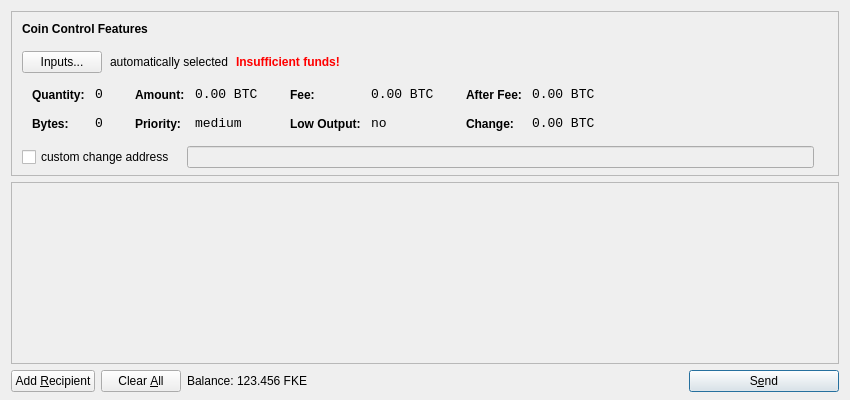
<?xml version="1.0" encoding="UTF-8"?>
<ui version="4.0">
 <class>SendCoinsDialog</class>
 <widget class="QDialog" name="SendCoinsDialog">
  <property name="geometry">
   <rect>
    <x>0</x>
    <y>0</y>
    <width>850</width>
    <height>400</height>
   </rect>
  </property>
  <property name="windowTitle">
   <string>Send Coins</string>
  </property>
  <layout class="QVBoxLayout" name="verticalLayout" stretch="0,1,0">
   <property name="bottomMargin">
    <number>8</number>
   </property>
   <item>
    <widget class="QFrame" name="frameCoinControl">
     <property name="sizePolicy">
      <sizepolicy hsizetype="Expanding" vsizetype="Expanding">
       <horstretch>0</horstretch>
       <verstretch>0</verstretch>
      </sizepolicy>
     </property>
     <property name="maximumSize">
      <size>
       <width>16777215</width>
       <height>16777215</height>
      </size>
     </property>
     <property name="frameShape">
      <enum>QFrame::StyledPanel</enum>
     </property>
     <property name="frameShadow">
      <enum>QFrame::Sunken</enum>
     </property>
     <layout class="QVBoxLayout" name="verticalLayoutCoinControl2">
      <property name="spacing">
       <number>-1</number>
      </property>
      <property name="leftMargin">
       <number>0</number>
      </property>
      <property name="topMargin">
       <number>0</number>
      </property>
      <property name="rightMargin">
       <number>0</number>
      </property>
      <property name="bottomMargin">
       <number>6</number>
      </property>
      <item>
       <layout class="QVBoxLayout" name="verticalLayoutCoinControl" stretch="0,0,0,0,1">
        <property name="spacing">
         <number>0</number>
        </property>
        <property name="leftMargin">
         <number>10</number>
        </property>
        <property name="topMargin">
         <number>10</number>
        </property>
        <item>
         <layout class="QHBoxLayout" name="horizontalLayoutCoinControl1">
          <property name="bottomMargin">
           <number>15</number>
          </property>
          <item>
           <widget class="QLabel" name="labelCoinControlFeatures">
            <property name="sizePolicy">
             <sizepolicy hsizetype="Preferred" vsizetype="Maximum">
              <horstretch>0</horstretch>
              <verstretch>0</verstretch>
             </sizepolicy>
            </property>
            <property name="font">
             <font>
              <weight>75</weight>
              <bold>true</bold>
             </font>
            </property>
            <property name="styleSheet">
             <string notr="true">font-weight:bold;</string>
            </property>
            <property name="text">
             <string>Coin Control Features</string>
            </property>
           </widget>
          </item>
         </layout>
        </item>
        <item>
         <layout class="QHBoxLayout" name="horizontalLayoutCoinControl2" stretch="0,0,0,0">
          <property name="spacing">
           <number>8</number>
          </property>
          <property name="bottomMargin">
           <number>10</number>
          </property>
          <item>
           <widget class="QPushButton" name="pushButtonCoinControl">
            <property name="styleSheet">
             <string notr="true"/>
            </property>
            <property name="text">
             <string>Inputs...</string>
            </property>
           </widget>
          </item>
          <item>
           <widget class="QLabel" name="labelCoinControlAutomaticallySelected">
            <property name="text">
             <string>automatically selected</string>
            </property>
            <property name="margin">
             <number>5</number>
            </property>
           </widget>
          </item>
          <item>
           <widget class="QLabel" name="labelCoinControlInsuffFunds">
            <property name="font">
             <font>
              <weight>75</weight>
              <bold>true</bold>
             </font>
            </property>
            <property name="styleSheet">
             <string notr="true">color:red;font-weight:bold;</string>
            </property>
            <property name="text">
             <string>Insufficient funds!</string>
            </property>
            <property name="margin">
             <number>5</number>
            </property>
           </widget>
          </item>
          <item>
           <spacer name="horizontalSpacerCoinControl">
            <property name="orientation">
             <enum>Qt::Horizontal</enum>
            </property>
            <property name="sizeHint" stdset="0">
             <size>
              <width>40</width>
              <height>1</height>
             </size>
            </property>
           </spacer>
          </item>
         </layout>
        </item>
        <item>
         <widget class="QWidget" name="widgetCoinControl" native="true">
          <property name="sizePolicy">
           <sizepolicy hsizetype="Preferred" vsizetype="Preferred">
            <horstretch>0</horstretch>
            <verstretch>0</verstretch>
           </sizepolicy>
          </property>
          <property name="minimumSize">
           <size>
            <width>0</width>
            <height>0</height>
           </size>
          </property>
          <property name="styleSheet">
           <string notr="true"/>
          </property>
          <layout class="QHBoxLayout" name="horizontalLayoutCoinControl5">
           <property name="margin">
            <number>0</number>
           </property>
           <item>
            <layout class="QHBoxLayout" name="horizontalLayoutCoinControl3" stretch="0,0,0,1">
             <property name="spacing">
              <number>20</number>
             </property>
             <property name="topMargin">
              <number>0</number>
             </property>
             <property name="bottomMargin">
              <number>10</number>
             </property>
             <item>
              <layout class="QFormLayout" name="formLayoutCoinControl1">
               <property name="horizontalSpacing">
                <number>10</number>
               </property>
               <property name="verticalSpacing">
                <number>14</number>
               </property>
               <property name="leftMargin">
                <number>10</number>
               </property>
               <property name="topMargin">
                <number>4</number>
               </property>
               <property name="rightMargin">
                <number>6</number>
               </property>
               <item row="0" column="0">
                <widget class="QLabel" name="labelCoinControlQuantityText">
                 <property name="styleSheet">
                  <string notr="true">font-weight:bold;</string>
                 </property>
                 <property name="text">
                  <string>Quantity:</string>
                 </property>
                 <property name="margin">
                  <number>0</number>
                 </property>
                </widget>
               </item>
               <item row="0" column="1">
                <widget class="QLabel" name="labelCoinControlQuantity">
                 <property name="font">
                  <font>
                   <family>Monospace</family>
                   <pointsize>10</pointsize>
                  </font>
                 </property>
                 <property name="cursor">
                  <cursorShape>IBeamCursor</cursorShape>
                 </property>
                 <property name="contextMenuPolicy">
                  <enum>Qt::ActionsContextMenu</enum>
                 </property>
                 <property name="text">
                  <string notr="true">0</string>
                 </property>
                 <property name="margin">
                  <number>0</number>
                 </property>
                 <property name="textInteractionFlags">
                  <set>Qt::LinksAccessibleByMouse|Qt::TextSelectableByKeyboard|Qt::TextSelectableByMouse</set>
                 </property>
                </widget>
               </item>
               <item row="1" column="0">
                <widget class="QLabel" name="labelCoinControlBytesText">
                 <property name="styleSheet">
                  <string notr="true">font-weight:bold;</string>
                 </property>
                 <property name="text">
                  <string>Bytes:</string>
                 </property>
                </widget>
               </item>
               <item row="1" column="1">
                <widget class="QLabel" name="labelCoinControlBytes">
                 <property name="font">
                  <font>
                   <family>Monospace</family>
                   <pointsize>10</pointsize>
                  </font>
                 </property>
                 <property name="cursor">
                  <cursorShape>IBeamCursor</cursorShape>
                 </property>
                 <property name="contextMenuPolicy">
                  <enum>Qt::ActionsContextMenu</enum>
                 </property>
                 <property name="text">
                  <string notr="true">0</string>
                 </property>
                 <property name="textInteractionFlags">
                  <set>Qt::LinksAccessibleByMouse|Qt::TextSelectableByKeyboard|Qt::TextSelectableByMouse</set>
                 </property>
                </widget>
               </item>
              </layout>
             </item>
             <item>
              <layout class="QFormLayout" name="formLayoutCoinControl2">
               <property name="horizontalSpacing">
                <number>10</number>
               </property>
               <property name="verticalSpacing">
                <number>14</number>
               </property>
               <property name="leftMargin">
                <number>6</number>
               </property>
               <property name="topMargin">
                <number>4</number>
               </property>
               <property name="rightMargin">
                <number>6</number>
               </property>
               <item row="0" column="0">
                <widget class="QLabel" name="labelCoinControlAmountText">
                 <property name="styleSheet">
                  <string notr="true">font-weight:bold;</string>
                 </property>
                 <property name="text">
                  <string>Amount:</string>
                 </property>
                 <property name="margin">
                  <number>0</number>
                 </property>
                </widget>
               </item>
               <item row="0" column="1">
                <widget class="QLabel" name="labelCoinControlAmount">
                 <property name="font">
                  <font>
                   <family>Monospace</family>
                   <pointsize>10</pointsize>
                  </font>
                 </property>
                 <property name="cursor">
                  <cursorShape>IBeamCursor</cursorShape>
                 </property>
                 <property name="contextMenuPolicy">
                  <enum>Qt::ActionsContextMenu</enum>
                 </property>
                 <property name="text">
                  <string notr="true">0.00 BTC</string>
                 </property>
                 <property name="textInteractionFlags">
                  <set>Qt::LinksAccessibleByMouse|Qt::TextSelectableByKeyboard|Qt::TextSelectableByMouse</set>
                 </property>
                </widget>
               </item>
               <item row="1" column="0">
                <widget class="QLabel" name="labelCoinControlPriorityText">
                 <property name="styleSheet">
                  <string notr="true">font-weight:bold;</string>
                 </property>
                 <property name="text">
                  <string>Priority:</string>
                 </property>
                </widget>
               </item>
               <item row="1" column="1">
                <widget class="QLabel" name="labelCoinControlPriority">
                 <property name="font">
                  <font>
                   <family>Monospace</family>
                   <pointsize>10</pointsize>
                  </font>
                 </property>
                 <property name="cursor">
                  <cursorShape>IBeamCursor</cursorShape>
                 </property>
                 <property name="contextMenuPolicy">
                  <enum>Qt::ActionsContextMenu</enum>
                 </property>
                 <property name="text">
                  <string>medium</string>
                 </property>
                 <property name="textInteractionFlags">
                  <set>Qt::LinksAccessibleByMouse|Qt::TextSelectableByKeyboard|Qt::TextSelectableByMouse</set>
                 </property>
                </widget>
               </item>
              </layout>
             </item>
             <item>
              <layout class="QFormLayout" name="formLayoutCoinControl3">
               <property name="horizontalSpacing">
                <number>10</number>
               </property>
               <property name="verticalSpacing">
                <number>14</number>
               </property>
               <property name="leftMargin">
                <number>6</number>
               </property>
               <property name="topMargin">
                <number>4</number>
               </property>
               <property name="rightMargin">
                <number>6</number>
               </property>
               <item row="0" column="0">
                <widget class="QLabel" name="labelCoinControlFeeText">
                 <property name="styleSheet">
                  <string notr="true">font-weight:bold;</string>
                 </property>
                 <property name="text">
                  <string>Fee:</string>
                 </property>
                 <property name="margin">
                  <number>0</number>
                 </property>
                </widget>
               </item>
               <item row="0" column="1">
                <widget class="QLabel" name="labelCoinControlFee">
                 <property name="font">
                  <font>
                   <family>Monospace</family>
                   <pointsize>10</pointsize>
                  </font>
                 </property>
                 <property name="cursor">
                  <cursorShape>IBeamCursor</cursorShape>
                 </property>
                 <property name="contextMenuPolicy">
                  <enum>Qt::ActionsContextMenu</enum>
                 </property>
                 <property name="text">
                  <string notr="true">0.00 BTC</string>
                 </property>
                 <property name="textInteractionFlags">
                  <set>Qt::LinksAccessibleByMouse|Qt::TextSelectableByKeyboard|Qt::TextSelectableByMouse</set>
                 </property>
                </widget>
               </item>
               <item row="1" column="0">
                <widget class="QLabel" name="labelCoinControlLowOutputText">
                 <property name="styleSheet">
                  <string notr="true">font-weight:bold;</string>
                 </property>
                 <property name="text">
                  <string>Low Output:</string>
                 </property>
                </widget>
               </item>
               <item row="1" column="1">
                <widget class="QLabel" name="labelCoinControlLowOutput">
                 <property name="font">
                  <font>
                   <family>Monospace</family>
                   <pointsize>10</pointsize>
                  </font>
                 </property>
                 <property name="cursor">
                  <cursorShape>IBeamCursor</cursorShape>
                 </property>
                 <property name="contextMenuPolicy">
                  <enum>Qt::ActionsContextMenu</enum>
                 </property>
                 <property name="text">
                  <string>no</string>
                 </property>
                 <property name="textInteractionFlags">
                  <set>Qt::LinksAccessibleByMouse|Qt::TextSelectableByKeyboard|Qt::TextSelectableByMouse</set>
                 </property>
                </widget>
               </item>
              </layout>
             </item>
             <item>
              <layout class="QFormLayout" name="formLayoutCoinControl4">
               <property name="horizontalSpacing">
                <number>10</number>
               </property>
               <property name="verticalSpacing">
                <number>14</number>
               </property>
               <property name="leftMargin">
                <number>6</number>
               </property>
               <property name="topMargin">
                <number>4</number>
               </property>
               <property name="rightMargin">
                <number>6</number>
               </property>
               <item row="0" column="0">
                <widget class="QLabel" name="labelCoinControlAfterFeeText">
                 <property name="styleSheet">
                  <string notr="true">font-weight:bold;</string>
                 </property>
                 <property name="text">
                  <string>After Fee:</string>
                 </property>
                 <property name="margin">
                  <number>0</number>
                 </property>
                </widget>
               </item>
               <item row="0" column="1">
                <widget class="QLabel" name="labelCoinControlAfterFee">
                 <property name="font">
                  <font>
                   <family>Monospace</family>
                   <pointsize>10</pointsize>
                  </font>
                 </property>
                 <property name="cursor">
                  <cursorShape>IBeamCursor</cursorShape>
                 </property>
                 <property name="contextMenuPolicy">
                  <enum>Qt::ActionsContextMenu</enum>
                 </property>
                 <property name="text">
                  <string notr="true">0.00 BTC</string>
                 </property>
                 <property name="textInteractionFlags">
                  <set>Qt::LinksAccessibleByMouse|Qt::TextSelectableByKeyboard|Qt::TextSelectableByMouse</set>
                 </property>
                </widget>
               </item>
               <item row="1" column="0">
                <widget class="QLabel" name="labelCoinControlChangeText">
                 <property name="styleSheet">
                  <string notr="true">font-weight:bold;</string>
                 </property>
                 <property name="text">
                  <string>Change:</string>
                 </property>
                </widget>
               </item>
               <item row="1" column="1">
                <widget class="QLabel" name="labelCoinControlChange">
                 <property name="font">
                  <font>
                   <family>Monospace</family>
                   <pointsize>10</pointsize>
                  </font>
                 </property>
                 <property name="cursor">
                  <cursorShape>IBeamCursor</cursorShape>
                 </property>
                 <property name="contextMenuPolicy">
                  <enum>Qt::ActionsContextMenu</enum>
                 </property>
                 <property name="text">
                  <string notr="true">0.00 BTC</string>
                 </property>
                 <property name="textInteractionFlags">
                  <set>Qt::LinksAccessibleByMouse|Qt::TextSelectableByKeyboard|Qt::TextSelectableByMouse</set>
                 </property>
                </widget>
               </item>
              </layout>
             </item>
            </layout>
           </item>
          </layout>
         </widget>
        </item>
        <item>
         <layout class="QHBoxLayout" name="horizontalLayoutCoinControl4" stretch="0,0,0">
          <property name="spacing">
           <number>12</number>
          </property>
          <property name="sizeConstraint">
           <enum>QLayout::SetDefaultConstraint</enum>
          </property>
          <property name="topMargin">
           <number>5</number>
          </property>
          <property name="rightMargin">
           <number>5</number>
          </property>
          <item>
           <widget class="QCheckBox" name="checkBoxCoinControlChange">
            <property name="text">
             <string>custom change address</string>
            </property>
           </widget>
          </item>
          <item>
           <widget class="QLineEdit" name="lineEditCoinControlChange">
            <property name="enabled">
             <bool>false</bool>
            </property>
            <property name="sizePolicy">
             <sizepolicy hsizetype="Expanding" vsizetype="Fixed">
              <horstretch>0</horstretch>
              <verstretch>0</verstretch>
             </sizepolicy>
            </property>
           </widget>
          </item>
          <item>
           <widget class="QLabel" name="labelCoinControlChangeLabel">
            <property name="sizePolicy">
             <sizepolicy hsizetype="Preferred" vsizetype="Expanding">
              <horstretch>0</horstretch>
              <verstretch>0</verstretch>
             </sizepolicy>
            </property>
            <property name="minimumSize">
             <size>
              <width>0</width>
              <height>0</height>
             </size>
            </property>
            <property name="text">
             <string/>
            </property>
            <property name="margin">
             <number>3</number>
            </property>
           </widget>
          </item>
         </layout>
        </item>
        <item>
         <spacer name="verticalSpacerCoinControl">
          <property name="orientation">
           <enum>Qt::Vertical</enum>
          </property>
          <property name="sizeHint" stdset="0">
           <size>
            <width>800</width>
            <height>1</height>
           </size>
          </property>
         </spacer>
        </item>
       </layout>
      </item>
     </layout>
    </widget>
   </item>
   <item>
    <widget class="QScrollArea" name="scrollArea">
     <property name="widgetResizable">
      <bool>true</bool>
     </property>
     <widget class="QWidget" name="scrollAreaWidgetContents">
      <property name="geometry">
       <rect>
        <x>0</x>
        <y>0</y>
        <width>830</width>
        <height>165</height>
       </rect>
      </property>
      <layout class="QVBoxLayout" name="verticalLayout_2">
       <property name="margin">
        <number>0</number>
       </property>
       <item>
        <layout class="QVBoxLayout" name="entries">
         <property name="spacing">
          <number>6</number>
         </property>
        </layout>
       </item>
       <item>
        <spacer name="verticalSpacer">
         <property name="orientation">
          <enum>Qt::Vertical</enum>
         </property>
         <property name="sizeHint" stdset="0">
          <size>
           <width>20</width>
           <height>40</height>
          </size>
         </property>
        </spacer>
       </item>
      </layout>
     </widget>
    </widget>
   </item>
   <item>
    <layout class="QHBoxLayout" name="horizontalLayout">
     <item>
      <widget class="QPushButton" name="addButton">
       <property name="toolTip">
        <string>Send to multiple recipients at once</string>
       </property>
       <property name="text">
        <string>Add &amp;Recipient</string>
       </property>
       <property name="icon">
        <iconset resource="../bitcoin.qrc">
         <normaloff>:/icons/add</normaloff>:/icons/add</iconset>
       </property>
       <property name="autoDefault">
        <bool>false</bool>
       </property>
      </widget>
     </item>
     <item>
      <widget class="QPushButton" name="clearButton">
       <property name="sizePolicy">
        <sizepolicy hsizetype="Minimum" vsizetype="Fixed">
         <horstretch>0</horstretch>
         <verstretch>0</verstretch>
        </sizepolicy>
       </property>
       <property name="toolTip">
        <string>Remove all transaction fields</string>
       </property>
       <property name="text">
        <string>Clear &amp;All</string>
       </property>
       <property name="icon">
        <iconset resource="../bitcoin.qrc">
         <normaloff>:/icons/remove</normaloff>:/icons/remove</iconset>
       </property>
       <property name="autoRepeatDelay">
        <number>300</number>
       </property>
       <property name="autoDefault">
        <bool>false</bool>
       </property>
      </widget>
     </item>
     <item>
      <layout class="QHBoxLayout" name="horizontalLayout_2">
       <property name="spacing">
        <number>3</number>
       </property>
       <item>
        <widget class="QLabel" name="label">
         <property name="text">
          <string>Balance:</string>
         </property>
        </widget>
       </item>
       <item>
        <widget class="QLabel" name="labelBalance">
         <property name="cursor">
          <cursorShape>IBeamCursor</cursorShape>
         </property>
         <property name="text">
          <string>123.456 FKE</string>
         </property>
         <property name="textInteractionFlags">
          <set>Qt::LinksAccessibleByMouse|Qt::TextSelectableByKeyboard|Qt::TextSelectableByMouse</set>
         </property>
        </widget>
       </item>
      </layout>
     </item>
     <item>
      <spacer name="horizontalSpacer">
       <property name="orientation">
        <enum>Qt::Horizontal</enum>
       </property>
       <property name="sizeHint" stdset="0">
        <size>
         <width>40</width>
         <height>20</height>
        </size>
       </property>
      </spacer>
     </item>
     <item>
      <widget class="QPushButton" name="sendButton">
       <property name="minimumSize">
        <size>
         <width>150</width>
         <height>0</height>
        </size>
       </property>
       <property name="toolTip">
        <string>Confirm the send action</string>
       </property>
       <property name="text">
        <string>S&amp;end</string>
       </property>
       <property name="icon">
        <iconset resource="../bitcoin.qrc">
         <normaloff>:/icons/send</normaloff>:/icons/send</iconset>
       </property>
       <property name="default">
        <bool>true</bool>
       </property>
      </widget>
     </item>
    </layout>
   </item>
  </layout>
 </widget>
 <resources>
  <include location="../bitcoin.qrc"/>
 </resources>
 <connections/>
</ui>
